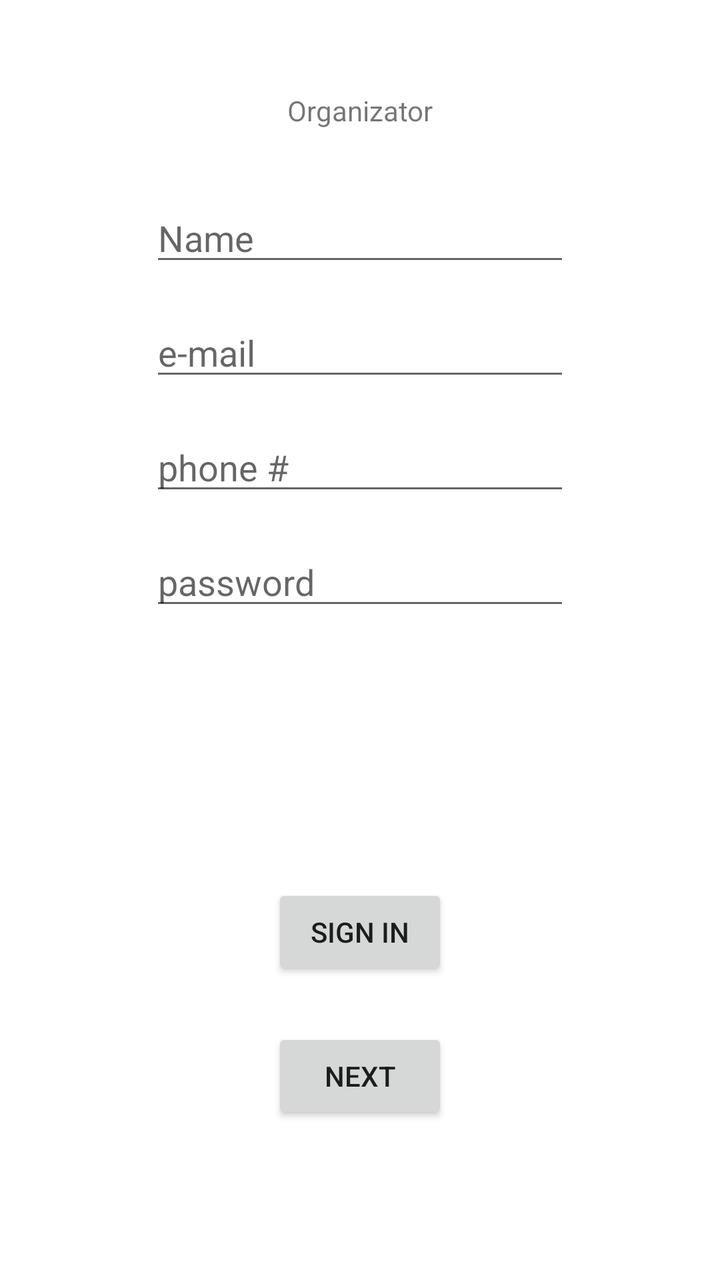
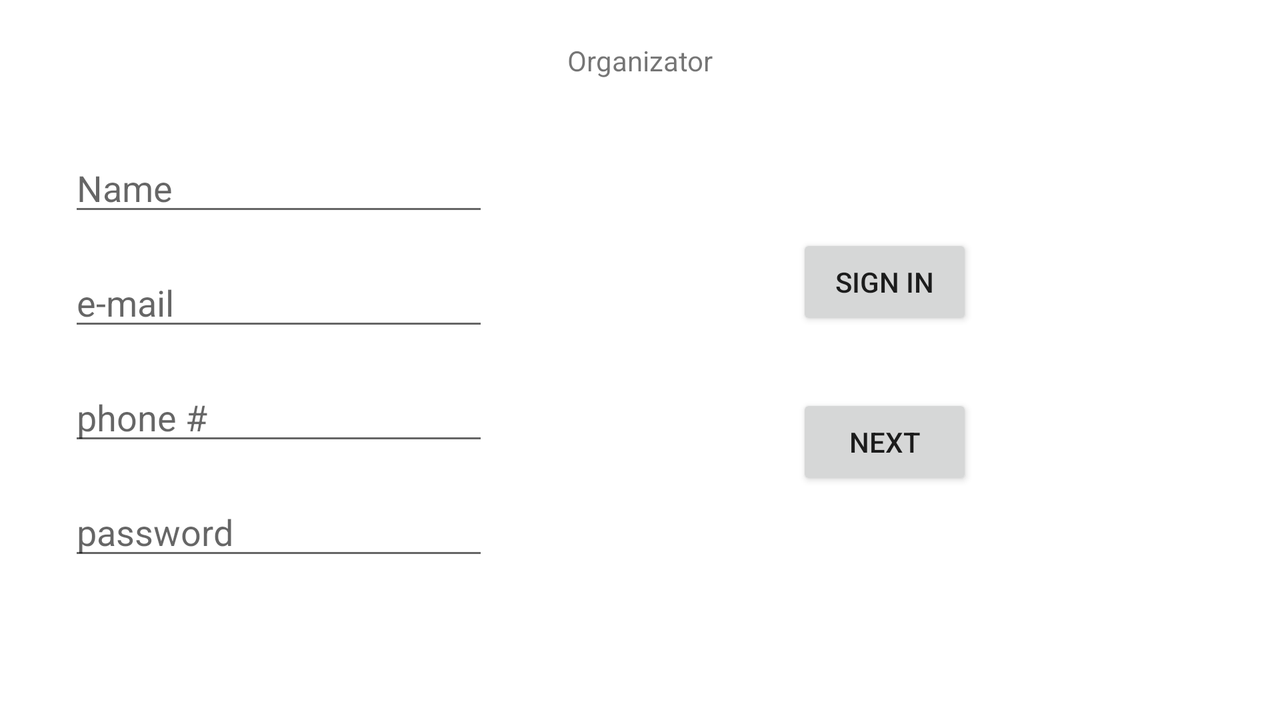

An Android layout and its configuration variant, each rendered on a device that would load it. The default file and the variant file are quoted in full after the pictures.
<!-- AndroidManifest.xml: application theme Theme.Organizator -->
<!-- res/layout/fragment_first.xml -->
<?xml version="1.0" encoding="utf-8"?>
<androidx.constraintlayout.widget.ConstraintLayout xmlns:android="http://schemas.android.com/apk/res/android"
    xmlns:app="http://schemas.android.com/apk/res-auto"
    xmlns:tools="http://schemas.android.com/tools"
    android:layout_width="match_parent"
    android:layout_height="match_parent"
    tools:context=".FirstFragment">

    <Button
        android:id="@+id/btnLog"
        android:layout_width="wrap_content"
        android:layout_height="wrap_content"
        android:layout_marginTop="24dp"
        android:text="@string/next"
        app:layout_constraintEnd_toEndOf="@+id/btnSign"
        app:layout_constraintStart_toStartOf="@+id/btnSign"
        app:layout_constraintTop_toBottomOf="@+id/btnSign" />

    <EditText
        android:id="@+id/etPhone"
        android:layout_width="wrap_content"
        android:layout_height="wrap_content"
        android:layout_marginTop="16dp"
        android:clickable="false"
        android:ems="10"
        android:hint="@string/phone"
        android:inputType="phone"
        android:textAllCaps="false"
        app:layout_constraintEnd_toEndOf="@+id/etMail"
        app:layout_constraintStart_toStartOf="@+id/etMail"
        app:layout_constraintTop_toBottomOf="@+id/etMail" />

    <EditText
        android:id="@+id/etMail"
        android:layout_width="wrap_content"
        android:layout_height="wrap_content"
        android:layout_marginTop="16dp"
        android:clickable="false"
        android:ems="10"
        android:hint="@string/e_mail"
        android:inputType="textEmailAddress"
        android:textAllCaps="true"
        app:layout_constraintEnd_toEndOf="@+id/etName"
        app:layout_constraintStart_toStartOf="@+id/etName"
        app:layout_constraintTop_toBottomOf="@+id/etName" />

    <EditText
        android:id="@+id/etPassword"
        android:layout_width="wrap_content"
        android:layout_height="wrap_content"
        android:layout_marginTop="16dp"
        android:clickable="false"
        android:imeOptions="actionDone"
        android:ems="10"
        android:hint="@string/pass"
        android:inputType="textPassword"
        app:layout_constraintEnd_toEndOf="@+id/etPhone"
        app:layout_constraintStart_toStartOf="@+id/etPhone"
        app:layout_constraintTop_toBottomOf="@+id/etPhone" />

    <EditText
        android:id="@+id/etName"
        android:layout_width="wrap_content"
        android:layout_height="wrap_content"
        android:layout_marginTop="32dp"
        android:clickable="false"
        android:ems="10"
        android:hint="@string/name"
        android:inputType="textPersonName"
        app:layout_constraintEnd_toEndOf="parent"
        app:layout_constraintStart_toStartOf="parent"
        app:layout_constraintTop_toBottomOf="@+id/eText1" />

    <TextView
        android:id="@+id/eText1"
        android:layout_width="wrap_content"
        android:layout_height="wrap_content"
        android:clickable="true"
        android:contextClickable="false"
        android:onClick="terms"
        android:text="@string/app_name"
        app:layout_constraintBottom_toTopOf="@+id/guideline4"
        app:layout_constraintEnd_toEndOf="parent"
        app:layout_constraintStart_toStartOf="parent"
        app:layout_constraintTop_toTopOf="parent"
        app:layout_constraintVertical_bias="0.8" />

    <androidx.constraintlayout.widget.Guideline
        android:id="@+id/guideline4"
        android:layout_width="wrap_content"
        android:layout_height="wrap_content"
        android:orientation="horizontal"
        app:layout_constraintGuide_begin="76dp" />

    <Button
        android:id="@+id/btnSign"
        android:layout_width="wrap_content"
        android:layout_height="wrap_content"
        android:layout_marginTop="132dp"
        android:text="@string/sign_in"
        app:layout_constraintEnd_toEndOf="@+id/etPassword"
        app:layout_constraintStart_toStartOf="@+id/etPassword"
        app:layout_constraintTop_toBottomOf="@+id/etPassword" />

</androidx.constraintlayout.widget.ConstraintLayout>
<!-- resources referenced by this layout -->
<resources>
  <string name="app_name">Organizator</string>
  <string name="e_mail">e-mail</string>
  <string name="name">Name</string>
  <string name="next">Next</string>
  <string name="pass">password</string>
  <string name="phone">phone #</string>
  <string name="sign_in">sign in</string>
  <style name="Theme.Organizator" parent="Theme.MaterialComponents.DayNight.DarkActionBar">
          
          <item name="colorPrimary">@color/gold</item>
          <item name="colorPrimaryVariant">@color/red</item>
          <item name="colorOnPrimary">@color/white</item>
          
          <item name="colorSecondary">@color/teal_200</item>
          <item name="colorSecondaryVariant">@color/teal_700</item>
          <item name="colorOnSecondary">@color/black</item>
          
          <item name="android:statusBarColor" tools:targetApi="l">?attr/colorPrimaryVariant</item>
          
      </style>
  <color name="gold">#FFD700</color>
  <color name="red">#FD0101</color>
  <color name="white">#FFFFFFFF</color>
  <color name="teal_200">#FF03DAC5</color>
  <color name="teal_700">#FF018786</color>
  <color name="black">#FF000000</color>
</resources>
<!-- res/layout-land/fragment_first.xml (the author's variant of the layout above) -->
<!-- drawn on the phone turned sideways -->
<?xml version="1.0" encoding="utf-8"?>
<androidx.constraintlayout.widget.ConstraintLayout xmlns:android="http://schemas.android.com/apk/res/android"
    xmlns:app="http://schemas.android.com/apk/res-auto"
    xmlns:tools="http://schemas.android.com/tools"
    android:layout_width="match_parent"
    android:layout_height="match_parent"
    tools:context=".FirstFragment">

    <Button
        android:id="@+id/btnLog"
        android:layout_width="wrap_content"
        android:layout_height="wrap_content"
        android:layout_marginTop="32dp"
        android:text="@string/next"
        app:layout_constraintEnd_toEndOf="@+id/btnSign"
        app:layout_constraintStart_toStartOf="@+id/btnSign"
        app:layout_constraintTop_toBottomOf="@+id/btnSign" />

    <EditText
        android:id="@+id/etPhone"
        android:layout_width="wrap_content"
        android:layout_height="wrap_content"
        android:layout_marginTop="16dp"
        android:ems="10"
        android:hint="@string/phone"
        android:inputType="phone"
        app:layout_constraintEnd_toEndOf="@+id/etMail"
        app:layout_constraintStart_toStartOf="@+id/etMail"
        app:layout_constraintTop_toBottomOf="@+id/etMail" />

    <EditText
        android:id="@+id/etMail"
        android:layout_width="wrap_content"
        android:layout_height="wrap_content"
        android:layout_marginTop="16dp"
        android:ems="10"
        android:hint="@string/e_mail"
        android:inputType="textEmailAddress"
        app:layout_constraintEnd_toEndOf="@+id/etName"
        app:layout_constraintStart_toStartOf="@+id/etName"
        app:layout_constraintTop_toBottomOf="@+id/etName" />

    <EditText
        android:id="@+id/etPassword"
        android:layout_width="wrap_content"
        android:layout_height="wrap_content"
        android:layout_marginTop="16dp"
        android:ems="10"
        android:hint="@string/pass"
        android:inputType="textPassword"
        app:layout_constraintEnd_toEndOf="@+id/etPhone"
        app:layout_constraintStart_toStartOf="@+id/etPhone"
        app:layout_constraintTop_toBottomOf="@+id/etPhone" />

    <EditText
        android:id="@+id/etName"
        android:layout_width="wrap_content"
        android:layout_height="wrap_content"
        android:layout_marginTop="32dp"
        android:ems="10"
        android:hint="@string/name"
        android:inputType="textPersonName"
        app:layout_constraintEnd_toEndOf="parent"
        app:layout_constraintHorizontal_bias="0.08"
        app:layout_constraintStart_toStartOf="parent"
        app:layout_constraintTop_toBottomOf="@+id/eText1" />

    <TextView
        android:id="@+id/eText1"
        android:layout_width="wrap_content"
        android:layout_height="wrap_content"
        android:clickable="true"
        android:contextClickable="false"
        android:onClick="terms"
        android:text="Organizator"
        app:layout_constraintBottom_toTopOf="@+id/guideline4"
        app:layout_constraintEnd_toEndOf="parent"
        app:layout_constraintStart_toStartOf="parent"
        app:layout_constraintTop_toTopOf="parent"
        app:layout_constraintVertical_bias="0.8" />

    <androidx.constraintlayout.widget.Guideline
        android:id="@+id/guideline4"
        android:layout_width="wrap_content"
        android:layout_height="wrap_content"
        android:orientation="horizontal"
        app:layout_constraintGuide_begin="45dp" />

    <Button
        android:id="@+id/btnSign"
        android:layout_width="wrap_content"
        android:layout_height="wrap_content"
        android:layout_marginTop="72dp"
        android:text="@string/sign_in"
        app:layout_constraintEnd_toEndOf="parent"
        app:layout_constraintStart_toEndOf="@+id/etMail"
        app:layout_constraintTop_toTopOf="@+id/guideline4" />

</androidx.constraintlayout.widget.ConstraintLayout>
<!-- resources referenced by the variant -->
<!-- as the phone turned sideways resolves them -->
<resources>
  <string name="e_mail">e-mail</string>
  <string name="name">Name</string>
  <string name="next">Next</string>
  <string name="pass">password</string>
  <string name="phone">phone #</string>
  <string name="sign_in">sign in</string>
  <style name="Theme.Organizator" parent="Theme.MaterialComponents.DayNight.DarkActionBar">
          
          <item name="colorPrimary">@color/gold</item>
          <item name="colorPrimaryVariant">@color/red</item>
          <item name="colorOnPrimary">@color/white</item>
          
          <item name="colorSecondary">@color/teal_200</item>
          <item name="colorSecondaryVariant">@color/teal_700</item>
          <item name="colorOnSecondary">@color/black</item>
          
          <item name="android:statusBarColor" tools:targetApi="l">?attr/colorPrimaryVariant</item>
          
      </style>
  <color name="gold">#FFD700</color>
  <color name="red">#FD0101</color>
  <color name="white">#FFFFFFFF</color>
  <color name="teal_200">#FF03DAC5</color>
  <color name="teal_700">#FF018786</color>
  <color name="black">#FF000000</color>
</resources>
